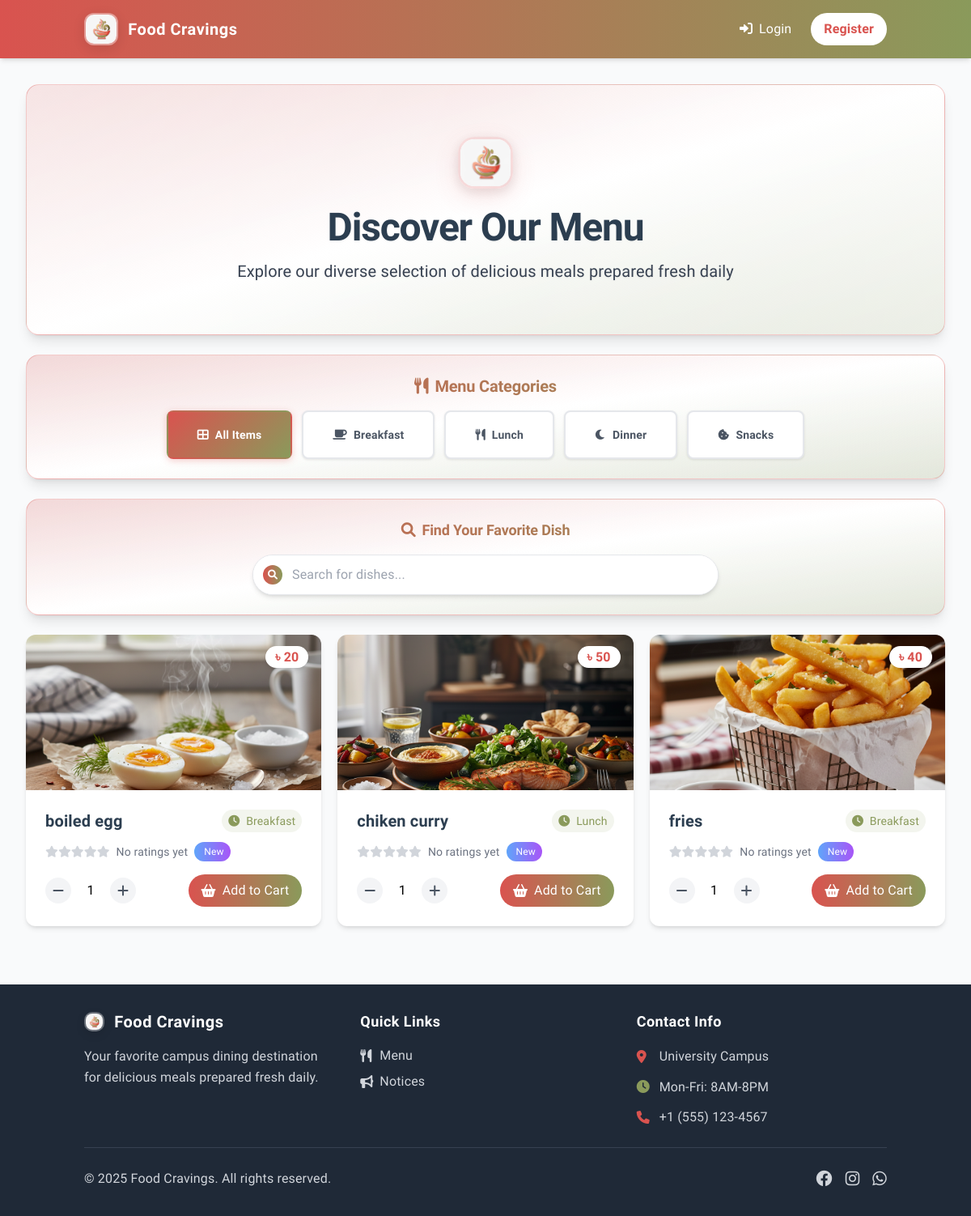
Page /menu on the earlier database version.
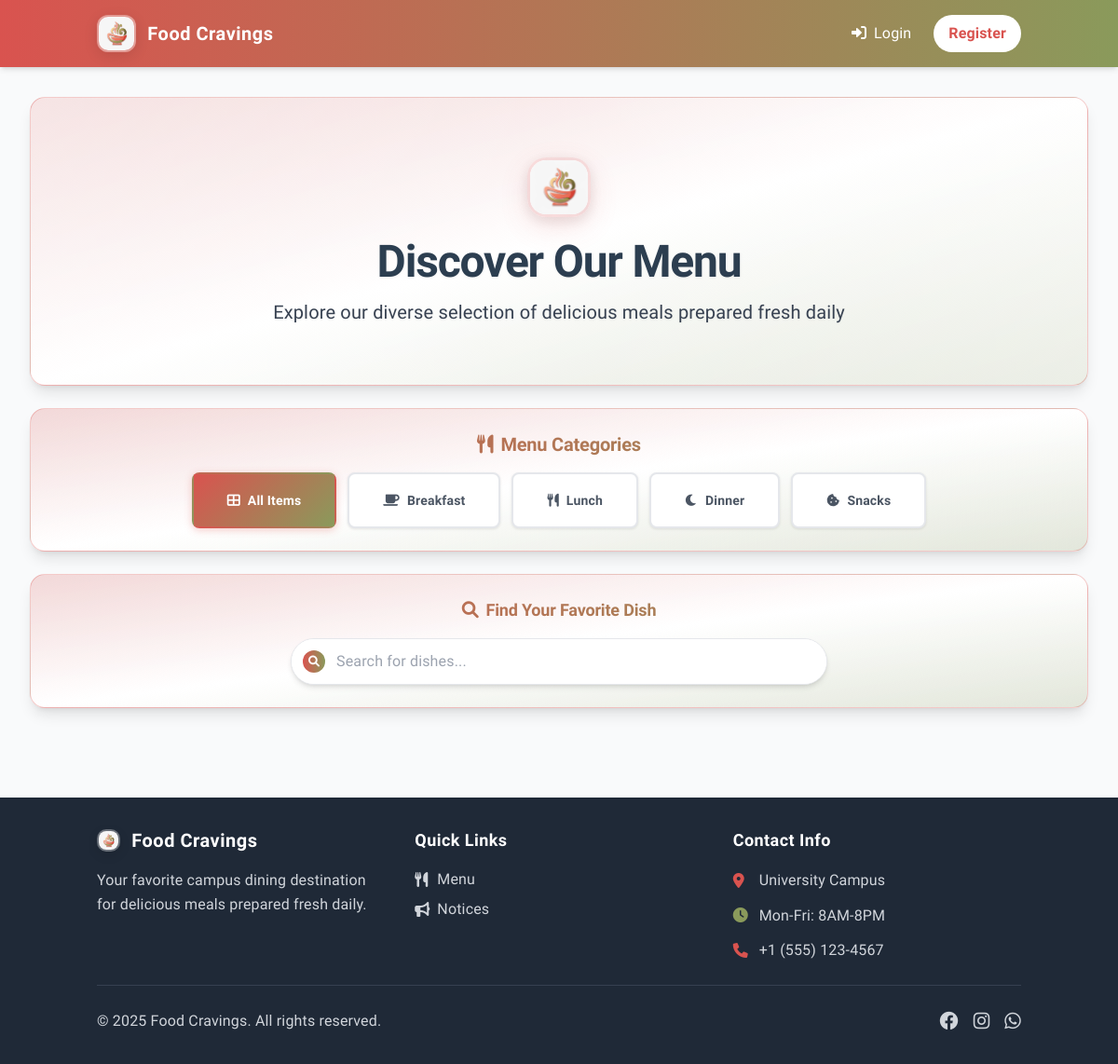
Same page on the later database version.
### app.py (models this page shows)
class MenuItem(db.Model):
    id = db.Column(db.Integer, primary_key=True)
    name = db.Column(db.String(100), nullable=False)
    description = db.Column(db.Text)
    price = db.Column(db.Float, nullable=False)
    image_path = db.Column(db.String(200))
    shift = db.Column(db.String(20), nullable=False)  # breakfast, lunch, supper, dinner
    available = db.Column(db.Boolean, default=True)
    feedbacks = db.relationship('Feedback', backref='menu_item', lazy=True)

### app.py (the view)
@app.route('/menu')
def menu():
    rated_items_query = db.session.query(
        MenuItem,
        db.func.avg(Feedback.rating).label('avg_rating'),
        db.func.count(Feedback.id).label('rating_count')
    ).outerjoin(Feedback, MenuItem.id == Feedback.item_id)\
     .group_by(MenuItem.id)\
     .order_by(
         db.func.avg(Feedback.rating).desc().nullslast(),
         db.func.count(Feedback.id).desc(),
         MenuItem.name.asc()
     ).all()
    menu_items = []
    for item_data in rated_items_query:
        item = item_data[0]
        item.average_rating = round(item_data[1], 1) if item_data[1] else 0
        item.total_ratings = item_data[2] if item_data[2] else 0
        menu_items.append(item)
    return render_template('menu.html', menu_items=menu_items)

### app.py (called while the page is built)
@babel.localeselector
def get_locale():
    if 'language' in session:
        return session['language']
    if request.args.get('lang'):
        session['language'] = request.args.get('lang')
        return session['language']
    return request.accept_languages.best_match(app.config['LANGUAGES'].keys()) or app.config['BABEL_DEFAULT_LOCALE']

@app.context_processor
def inject_conf_vars():
    return {
        'LANGUAGES': app.config['LANGUAGES'],
        'CURRENT_LANGUAGE': session.get('language', get_locale()),
        '_': gettext
    }

@app.context_processor
def inject_cart_count():
    if 'user_id' in session:
        cart_count = Cart.query.filter_by(user_id=session['user_id']).count()
        return {'cart_count': cart_count}
    return {'cart_count': 0}

### templates/menu.html (shortened to what the changed rows need)
{% extends "base.html" %}
{% block content %}
<div class="space-y-6">
    <div class="relative bg-gradient-to-br from-[#D9534F]/20 via-white to-[#8A9A5B]/20 rounded-2xl overflow-hidden border border-[#D9534F]/30 shadow-lg">
        <div class="relative px-4 sm:px-6 py-8 sm:py-12 md:py-16 text-center">
            <h1 class="text-2xl sm:text-4xl md:text-5xl font-bold text-dark mb-3 sm:mb-4 drop-shadow-sm tracking-tight">Discover Our Menu</h1>
        </div>
    </div>
    <div class="bg-gradient-to-br from-[#D9534F]/20 via-white to-[#8A9A5B]/20 rounded-2xl border border-[#D9534F]/30 shadow-lg">
        <div class="p-4 sm:p-6">
            <div class="text-center mb-3 sm:mb-4">
                <h2 class="text-base sm:text-xl font-bold bg-gradient-to-r from-[#D9534F] to-[#8A9A5B] bg-clip-text text-transparent">
                    <i class="fas fa-utensils mr-2"></i>Menu Categories
                </h2>
            </div>
        </div>
    </div>
    <div class="bg-gradient-to-br from-[#D9534F]/20 via-white to-[#8A9A5B]/20 rounded-2xl border border-[#D9534F]/30 shadow-lg">
        <div class="p-4 sm:p-6">
            <div class="text-center mb-3 sm:mb-4">
                <h2 class="text-base sm:text-lg font-bold bg-gradient-to-r from-[#D9534F] to-[#8A9A5B] bg-clip-text text-transparent">
                    <i class="fas fa-search mr-2"></i>Find Your Favorite Dish
                </h2>
            </div>
        </div>
    </div>
    <div class="grid grid-cols-1 md:grid-cols-2 lg:grid-cols-3 gap-5" id="menuGrid">
        {% for item in menu_items %}
        <div class="menu-item animate-fade-in" data-category="{{ item.shift }}">
            <div class="bg-white rounded-xl shadow-md overflow-hidden hover:shadow-lg transition-shadow">
                <div class="relative h-48">
                    <img src="/{{ item.image_path or 'static/uploads/default-food.png' }}"
                         alt="{{ item.name }}"
                         class="w-full h-full object-cover">
                    <div class="absolute top-4 right-4">
                        <span class="bg-white px-3 py-1 rounded-full text-primary font-semibold shadow-md">
                            ৳&nbsp;{{ item.price|int }}
                        </span>
                    </div>
                </div>
                <div class="p-6">
                    <div class="flex justify-between items-start mb-3">
                        <h3 class="text-xl font-semibold text-dark">{{ item.name }}</h3>
                        <span class="text-sm text-[#8A9A5B] capitalize font-medium bg-[#8A9A5B]/10 px-2 py-1 rounded-full">
                            <i class="fas fa-clock mr-1"></i>
                            {{ item.shift }}
                        </span>
                    </div>
                    {% if item.average_rating > 0 %}
                    <div class="flex items-center mb-3">
                        <div class="flex items-center">
                            {% for i in range(5) %}
                                <i class="fas fa-star text-sm {% if i < item.average_rating %}text-yellow-400{% else %}text-gray-300{% endif %}"></i>
                            {% endfor %}
                        </div>
                        <span class="text-sm text-gray-600 ml-2 font-medium">{{ item.average_rating }}/5 ({{ item.total_ratings }} reviews)</span>
                        {% if item.average_rating >= 4.5 %}
                        <span class="ml-2 px-2 py-1 bg-gradient-to-r from-yellow-400 to-orange-500 text-white text-xs rounded-full font-medium">
                            <i class="fas fa-crown mr-1"></i>Premium
                        </span>
                        {% endif %}
                    </div>
                    {% else %}
                    <div class="flex items-center mb-3">
                        <div class="flex items-center">
                            {% for i in range(5) %}
                                <i class="fas fa-star text-sm text-gray-300"></i>
                            {% endfor %}
                        </div>
                        <span class="text-sm text-gray-500 ml-2">No ratings yet</span>
                        <span class="ml-2 px-2 py-1 bg-gradient-to-r from-blue-400 to-purple-500 text-white text-xs rounded-full font-medium">
                            New
                        </span>
                    </div>
                    {% endif %}
                    <div class="flex items-center justify-between">
                        <div class="flex items-center space-x-2">
                            <button onclick="decreaseQuantity('{{ item.id }}')"
                                class="w-8 h-8 rounded-full bg-gray-100 flex items-center justify-center text-gray-600 hover:bg-gray-200">
                                <i class="fas fa-minus"></i>
                            </button>
                            <span id="quantity-{{ item.id }}" class="w-8 text-center">1</span>
                            <button onclick="increaseQuantity('{{ item.id }}')"
                                class="w-8 h-8 rounded-full bg-gray-100 flex items-center justify-center text-gray-600 hover:bg-gray-200">
                                <i class="fas fa-plus"></i>
                            </button>
                        </div>
                        <button onclick="addToCart('{{ item.id }}')"
                            class="bg-gradient-to-r from-[#D9534F] to-[#8A9A5B] text-white px-4 py-2 rounded-full hover:shadow-lg transition-all duration-300 flex items-center space-x-2 font-medium {% if not item.available %}opacity-50 cursor-not-allowed{% endif %}"
                            {% if not item.available %}disabled{% endif %}>
                            <i class="fas fa-shopping-basket"></i>
                            <span>{{ _('Add to Cart') }}</span>
                        </button>
                    </div>
                </div>
            </div>
        </div>
        {% endfor %}
    </div>
</div>
{% endblock %}

Differences in the rows shown:
removed MenuItem: image_path (picture), price "20", name "boiled egg", shift "Breakfast"
removed MenuItem: shows a picture, price "50", name "chiken curry", shift "Lunch"
removed MenuItem: image_path (picture), price "40", name "fries", shift "Breakfast"
